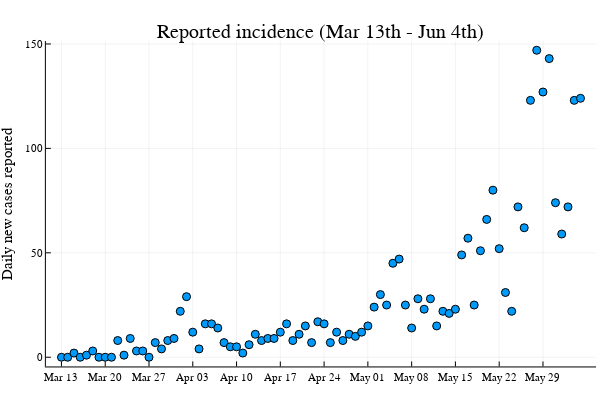

The notebook cell this image was saved under:
### Code cell
#Case data for Kenya - this is scraped from the background html generating this page https://www.worldometers.info/coronavirus/country/kenya/

case_dates = ["Feb 15","Feb 16","Feb 17","Feb 18","Feb 19","Feb 20","Feb 21","Feb 22","Feb 23","Feb 24","Feb 25","Feb 26","Feb 27",
                "Feb 28","Feb 29","Mar 01","Mar 02","Mar 03","Mar 04","Mar 05","Mar 06","Mar 07","Mar 08","Mar 09","Mar 10","Mar 11",
                "Mar 12","Mar 13","Mar 14","Mar 15","Mar 16","Mar 17","Mar 18","Mar 19","Mar 20","Mar 21","Mar 22","Mar 23","Mar 24",
                "Mar 25","Mar 26","Mar 27","Mar 28","Mar 29","Mar 30","Mar 31","Apr 01","Apr 02","Apr 03","Apr 04","Apr 05","Apr 06",
                "Apr 07","Apr 08","Apr 09","Apr 10","Apr 11","Apr 12","Apr 13","Apr 14","Apr 15","Apr 16","Apr 17","Apr 18","Apr 19",
                "Apr 20","Apr 21","Apr 22","Apr 23","Apr 24","Apr 25","Apr 26","Apr 27","Apr 28","Apr 29","Apr 30","May 01","May 02",
                "May 03","May 04","May 05","May 06","May 07","May 08","May 09","May 10","May 11","May 12","May 13","May 14","May 15",
                "May 16","May 17","May 18","May 19","May 20","May 21","May 22","May 23","May 24","May 25","May 26","May 27","May 28",
                "May 29","May 30","May 31","Jun 01","Jun 02","Jun 03","Jun 04"]  
f = findfirst(case_dates .== "Mar 13")
case_dates = case_dates[f:end]

#Shorten data to be from 13th March

incidence = [0,0,0,0,0,0,0,0,0,0,0,0,0,0,0,0,0,0,0,0,0,0,0,0,0,0,0,0,0,2,0,1,3,0,0,0,8,
                    1,9,3,3,0,7,4,8,9,22,29,12,4,16,16,14,7,5,5,2,6,11,8,9,9,12,16,8,11,15,7,17,16,7,12,8,11,10,12,15,24,30,25,45,47,25,14,28,23,28,15,22,21,23,49,57,25,51,66,
                    80,52,31,22,72,62,123,147,127,143,74,59,72,123,124] 
incidence = incidence[f:end]

scatter(incidence,lab = "",
    xticks = (1:7:length(case_dates),case_dates[1:7:end]),
    ylabel = "Daily new cases reported",
    title = "Reported incidence (Mar 13th - Jun 4th)")

### Figure 1 — Plotly figure (JSON) as saved in the notebook; plotly's stock layout.template omitted (floating-point values rounded to 4 significant figures)
{"data": [{"colorbar": {"title": ""}, "legendgroup": "", "marker": {"color": "rgba(0, 154, 250, 1.000)", "line": {"color": "rgba(0, 0, 0, 1.000)", "width": 1}, "size": 8, "symbol": "circle"}, "mode": "markers", "name": "", "showlegend": false, "type": "scatter", "x": [1, 2, 3, 4, 5, 6, 7, 8, 9, 10, 11, 12, 13, 14, 15, 16, 17, 18, 19, 20, 21, 22, 23, 24, 25, 26, 27, 28, 29, 30, 31, 32, 33, 34, 35, 36, 37, 38, 39, 40, 41, 42, 43, 44, 45, 46, 47, 48, 49, 50, 51, 52, 53, 54, 55, 56, 57, 58, 59, 60, 61, 62, 63, 64, 65, 66, 67, 68, 69, 70, 71, 72, 73, 74, 75, 76, 77, 78, 79, 80, 81, 82, 83, 84], "xaxis": "x1", "y": [0, 0, 2, 0, 1, 3, 0, 0, 0, 8, 1, 9, 3, 3, 0, 7, 4, 8, 9, 22, 29, 12, 4, 16, 16, 14, 7, 5, 5, 2, 6, 11, 8, 9, 9, 12, 16, 8, 11, 15, 7, 17, 16, 7, 12, 8, 11, 10, 12, 15, 24, 30, 25, 45, 47, 25, 14, 28, 23, 28, 15, 22, 21, 23, 49, 57, 25, 51, 66, 80, 52, 31, 22, 72, 62, 123, 147, 127, 143, 74, 59, 72, 123, 124], "yaxis": "y1", "zmax": null, "zmin": null}], "layout": {"annotations": [{"font": {"color": "rgba(0, 0, 0, 1.000)", "family": "sans-serif", "size": 20}, "rotation": 0, "showarrow": false, "text": "Reported incidence (Mar 13th - Jun 4th)", "x": 0.535, "xanchor": "center", "xref": "paper", "y": 1, "yanchor": "top", "yref": "paper"}], "height": 400, "legend": {"bgcolor": "rgba(255, 255, 255, 1.000)", "bordercolor": "rgba(0, 0, 0, 1.000)", "font": {"color": "rgba(0, 0, 0, 1.000)", "family": "sans-serif", "size": 11}, "tracegroupgap": 0, "x": 1, "y": 1}, "margin": {"b": 20, "l": 0, "r": 0, "t": 20}, "paper_bgcolor": "rgba(255, 255, 255, 1.000)", "plot_bgcolor": "rgba(255, 255, 255, 1.000)", "showlegend": true, "width": 600, "xaxis": {"anchor": "y1", "domain": [0.07647, 0.9934], "gridcolor": "rgba(0, 0, 0, 0.100)", "gridwidth": 0.5, "linecolor": "rgba(0, 0, 0, 1.000)", "mirror": false, "range": [-1.49, 86.49], "showgrid": true, "showline": true, "showticklabels": true, "tickangle": 0, "tickcolor": "rgb(0, 0, 0)", "tickfont": {"color": "rgba(0, 0, 0, 1.000)", "family": "sans-serif", "size": 11}, "tickmode": "array", "ticks": "inside", "ticktext": ["Mar 13", "Mar 20", "Mar 27", "Apr 03", "Apr 10", "Apr 17", "Apr 24", "May 01", "May 08", "May 15", "May 22", "May 29"], "tickvals": [1, 8, 15, 22, 29, 36, 43, 50, 57, 64, 71, 78], "title": "", "titlefont": {"color": "rgba(0, 0, 0, 1.000)", "family": "sans-serif", "size": 15}, "type": "-", "visible": true, "zeroline": false, "zerolinecolor": "rgba(0, 0, 0, 1.000)"}, "yaxis": {"anchor": "x1", "domain": [0.03762, 0.9415], "gridcolor": "rgba(0, 0, 0, 0.100)", "gridwidth": 0.5, "linecolor": "rgba(0, 0, 0, 1.000)", "mirror": false, "range": [-4.41, 151.4], "showgrid": true, "showline": true, "showticklabels": true, "tickangle": 0, "tickcolor": "rgb(0, 0, 0)", "tickfont": {"color": "rgba(0, 0, 0, 1.000)", "family": "sans-serif", "size": 11}, "tickmode": "array", "ticks": "inside", "ticktext": ["0", "50", "100", "150"], "tickvals": [0, 50, 100, 150], "title": "Daily new cases reported", "titlefont": {"color": "rgba(0, 0, 0, 1.000)", "family": "sans-serif", "size": 15}, "type": "-", "visible": true, "zeroline": false, "zerolinecolor": "rgba(0, 0, 0, 1.000)"}}}
